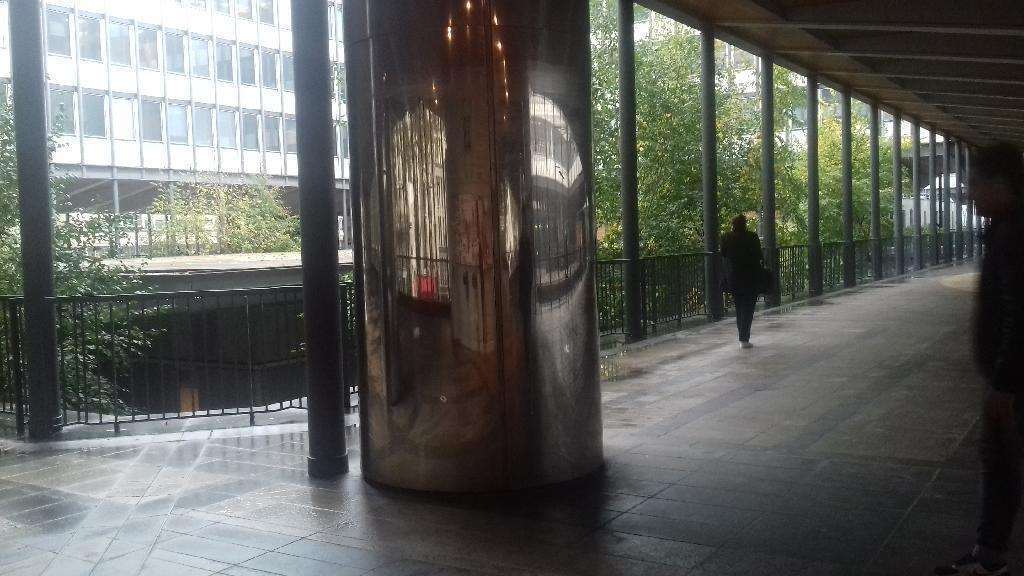
#> input picture BaseApprentissage/TR13_03.jpg, 1024 x 576 px; its folder holds only this picture in this run
$ python Solution2.py
#> lines starting #> are read from the running program, lines starting #| are printed output that depends on the picture
#!/usr/bin/env python3
# -*- coding: utf-8 -*-

import cv2
import numpy as np
from collections import Counter
from sklearn.neighbors.nearest_centroid import NearestCentroid
import os
from sklearn.neighbors import KNeighborsClassifier
import matplotlib.pyplot as plt

from math import *
from PIL import Image


n_neighbors = 1
height = 1024


LabelNotation = ["TR13" , "TR33" , "TR23" , "TR43" , "TR53" , "TR14" , "TR24" , "TR34" , "TR44" , "TR54", "TR15" , "TR25" , "TR45" , "TR55", "TR16" , "TR26" , "TR46" , "TR56","TREN"  ]

# [26 lines left out: function ResizeImage, not called in this run]

def ORB(img):
    ##Detection des surf points
    process = cv2.ORB_create(edgeThreshold=15, patchSize=31, nlevels=8, fastThreshold=20, scaleFactor=1.2, WTA_K=2,scoreType=cv2.ORB_HARRIS_SCORE, firstLevel=0, nfeatures=200)
    #process = cv2.xfeatures2d.SIFT_create()

    pts , Features = process.detectAndCompute(img,None)
    return Features , pts

def Image_blocCompute(image_filename):
#> called with image_filename = './BaseApprentissage/TR13_03.jpg'
    img = cv2.imread(image_filename,0)
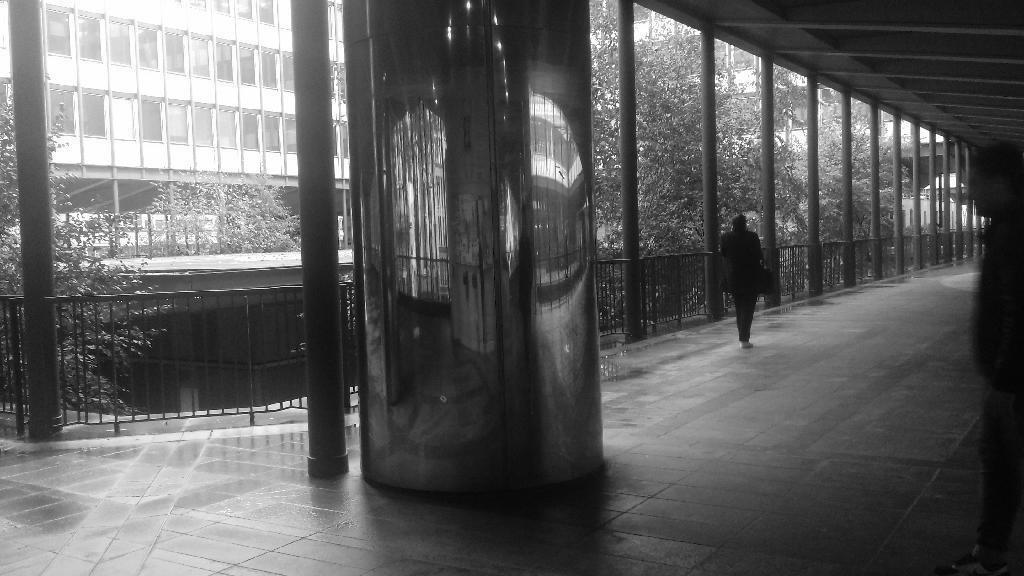
#> img: shape (576, 1024); min 0, max 255, mean 96
    Liste_ORB_crop = []
    test = True


    taille = img.shape
    decoupage = 2

    X_crop = int(taille[0]/decoupage)
    Y_crop = int(taille[1]/decoupage)


    for i in range(0,decoupage):
        for j in range(0,decoupage):
            crop_img = img[i*X_crop:i*X_crop + X_crop , j*Y_crop:j*Y_crop + Y_crop]
            #calcul ORB de l'image crop
            crop_orb, crop_orb_pts = ORB(crop_img)
            if(crop_orb != None):
                nombre_points = len(crop_orb)

                for k in range(0,nombre_points):
                    val = crop_orb[k].astype(int)
                    if(test):
                        Liste_ORB_crop = val
                        test =False
                    else:
                        Liste_ORB_crop = np.vstack((Liste_ORB_crop,val))
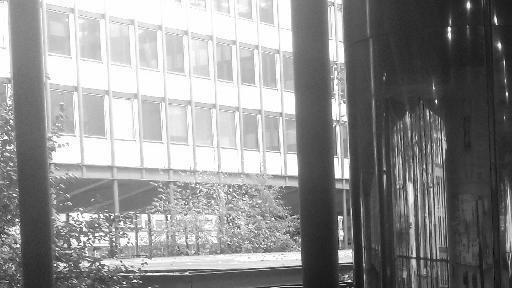
#> crop_img: shape (288, 512); min 1, max 255, mean 142.1
#> after the loop, Liste_ORB_crop = []; test = True
    return Liste_ORB_crop


# [56 lines left out: functions Image_blocCompute_Predict, compteur, compteurPoids, not called in this run]


def main():


    #choix = int(input('resize image 1 oui / 2 non : '))
    choix = 10
    if(choix == 1):
        ResizeImage()
    else:
        print('No resize!')


    Liste = os.listdir('./BaseApprentissage')
    NombreImage = len(Liste)

    Learn = []
    Label = []


    for i in range(0,NombreImage):
        filename = './BaseApprentissage/' + Liste[i]
        if(Liste[i] != ".DS_Store"):
            Features_tab = Image_blocCompute(filename)
            #renvoi un tableau de points qu'il faut labelise
            if (i==0):
                Learn = Features_tab
                for k in range(0,len(Features_tab)):
                    Label.append(LabelNotation.index(Liste[i][0:4]))

            else:
                Learn = np.vstack((Learn,Features_tab))
                for k in range(0,len(Features_tab)):
                    Label.append(LabelNotation.index(Liste[i][0:4]))


    print(Learn)
    print('taille Learn : ' , Learn.shape)
    print('taille Label' , len(Label))


    #Apprentissage a partir de la base de donnée d'apprentissage
    clf = KNeighborsClassifier(n_neighbors)

    print('Nombre de points apprentissage : ' , len(Learn))


    clf.fit(Learn,Label)

    #Construction Base test


    Liste = os.listdir('./BaseTest')
    NombreImage = len(Liste)
    sucess = 0;
    nb_test =0;

    """
    for i in range(0,len(Liste)):
        filename = './BaseTest/' + Liste[i]
        if(Liste[i] !=".DS_Store"):
            nb_test =nb_test+1
            Features_test = Image_blocCompute(filename)
            res = clf.predict(Features_test)
            #trouve la valeur en plus grand nombre
            indiceMax = 0
            valeurIndiceMax =0;
            for j in range(0,len(LabelNotation)):
                cpt = compteur(res,j)
                if(cpt>valeurIndiceMax):
                    valeurIndiceMax=cpt
                    indiceMax =j

            print('image : ',Liste[i] , ' tour find : ' , LabelNotation[indiceMax] , ' ratio val trouve :' , valeurIndiceMax,'/',len(res))
            print(' label res premièer image : ' , LabelNotation[res[0]] , LabelNotation[res[1]] , LabelNotation[res[1]] , LabelNotation[res[1]] )
            if Liste[i][0:4] == LabelNotation[indiceMax]:
                sucess = sucess+1
    """
    Liste = os.listdir('./BaseTest')
    NombreImage = len(Liste)
    sucess = 0;
    nb_test =0;

    for i in range(0,NombreImage):
        filename = './BaseTest/' + Liste[i]
        if(Liste[i] !=".DS_Store"):
            nb_test =nb_test+1
            Features_test = Image_blocCompute_Predict(filename)

            print('Image : ',Liste[i])

            tab_Best_res = []
            for j in range(0,len(Features_test)):
                res = clf.predict(Features_test[j])
                indiceMax =0
                valeurIndiceMax =0


                for j in range(0,len(LabelNotation)):
                    #compteur classique
                    cpt = compteur(res,j)
                    #compteur qui jout avec l'importance des premiers points
                    #cpt = compteurPoids(res,j)

                    if(cpt>valeurIndiceMax):
                        valeurIndiceMax=cpt
                        indiceMax =j


                tab_Best_res.append([indiceMax , valeurIndiceMax])
                print('               tour find : ' , LabelNotation[indiceMax] , ' ratio val trouve :' , valeurIndiceMax,'/',len(res))


            #traitement tableau des res
            tab_indice = []
            tab_score = []

            for j in range(0,len(tab_Best_res)):
                #rechcerche si l'indice na pas deja ete traite
                if(not tab_Best_res[j][0] in tab_indice):
                    tab_indice.append(tab_Best_res[j][0])
                    tab_score.append(tab_Best_res[j][1])
                else:
                    tab_score[tab_indice.index(tab_Best_res[j][0])] = tab_score[tab_indice.index(tab_Best_res[j][0])] + tab_Best_res[j][1]


            #recherche max dans tableau score pour determiner le label final
            val_max =0
            val_indiceMax =0
            for j in range(0,len(tab_score)):
                if(tab_score[j] > val_max):
                    val_max = tab_score[j]
                    val_indiceMax = tab_indice[j]
            print('               tour find : ' , LabelNotation[val_indiceMax])
            if Liste[i][0:4] == LabelNotation[val_indiceMax]:
                sucess = sucess+1


    return  sucess , nb_test


#> (the run stopped early here; a loop or call above may not have finished)

$ run again, on BaseApprentissage/TR14_3.jpg
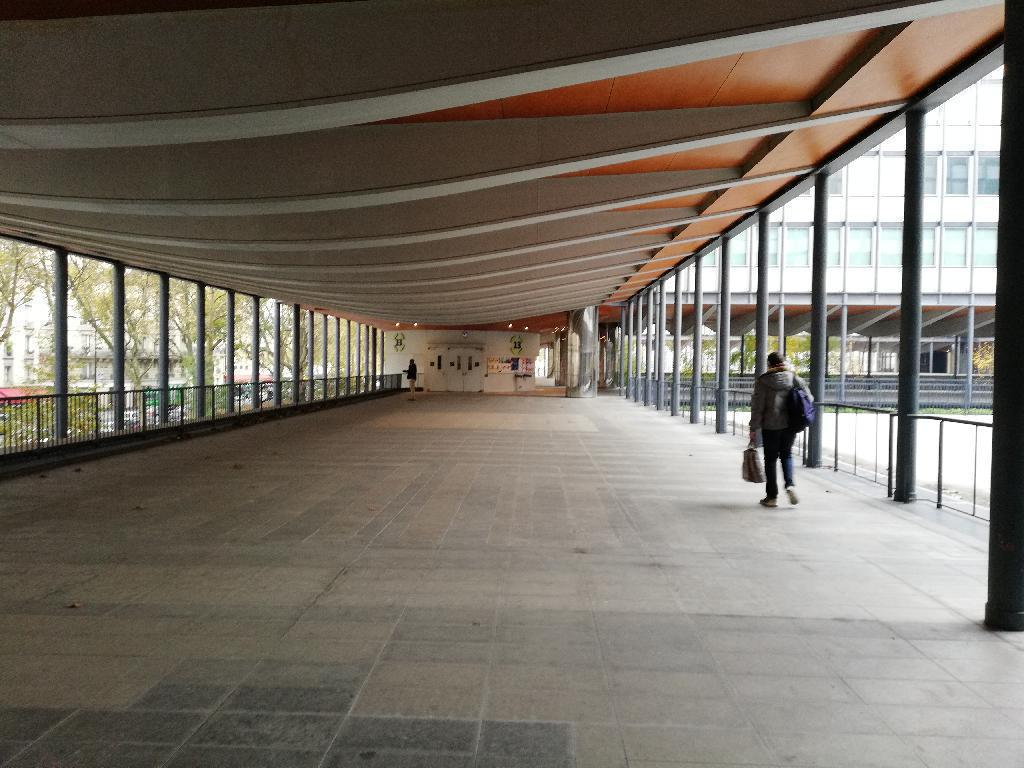
#> input picture BaseApprentissage/TR14_3.jpg, 1024 x 768 px
#> in Image_blocCompute, `img = cv2.imread(image_filename,0)`:
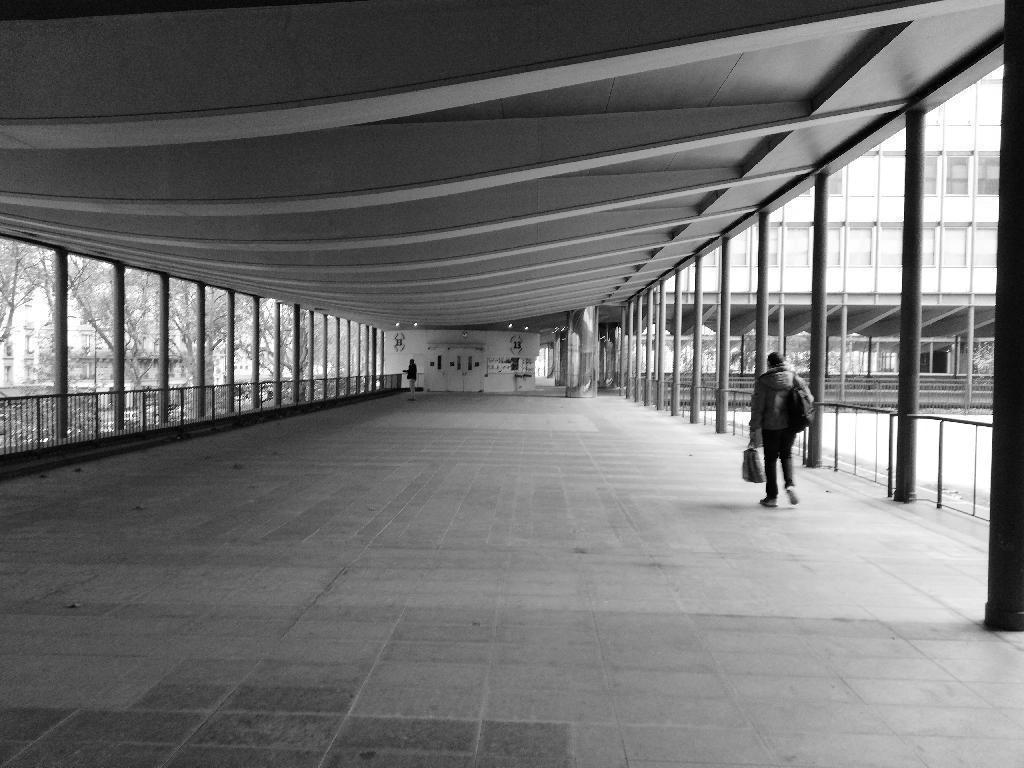
#> img: shape (768, 1024); min 0, max 255, mean 114.2
#> after the loop in Image_blocCompute, `for i in range(0,decoupage):`:
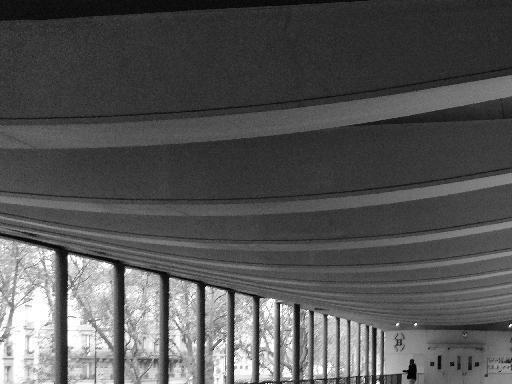
#> crop_img: shape (384, 512); min 0, max 255, mean 84.6
#> after the loop in Image_blocCompute, `for i in range(0,decoupage):`: Liste_ORB_crop = []; test = True

$ run again, on BaseApprentissage/TR14_4.jpg
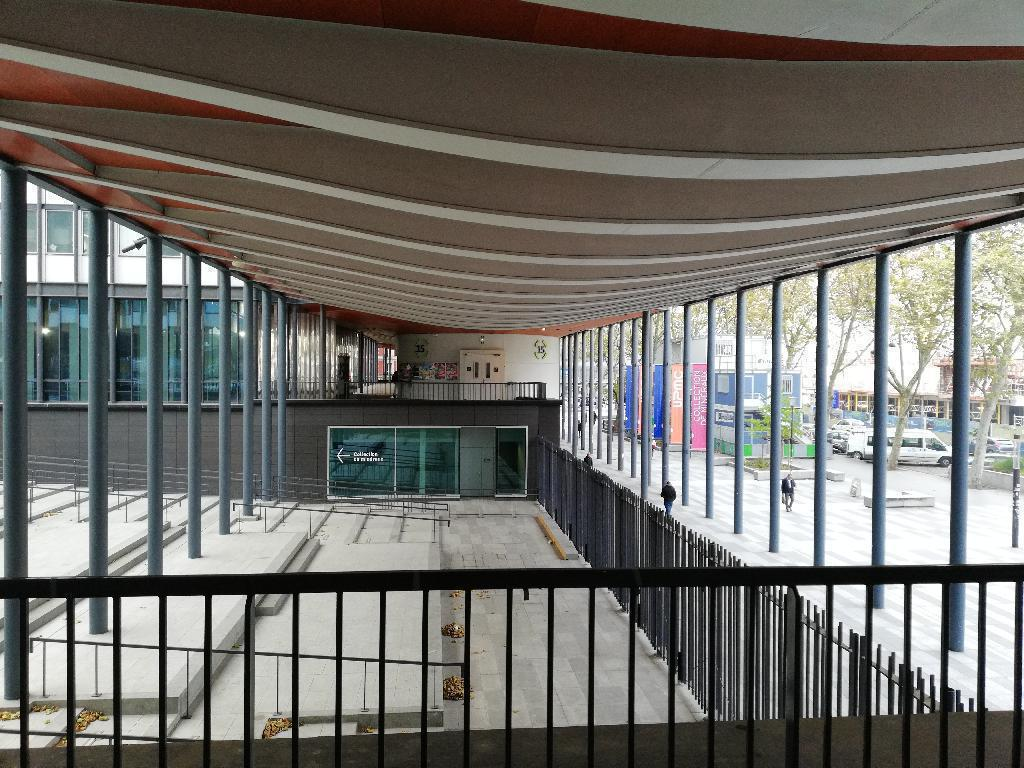
#> input picture BaseApprentissage/TR14_4.jpg, 1024 x 768 px
#> in Image_blocCompute, `img = cv2.imread(image_filename,0)`:
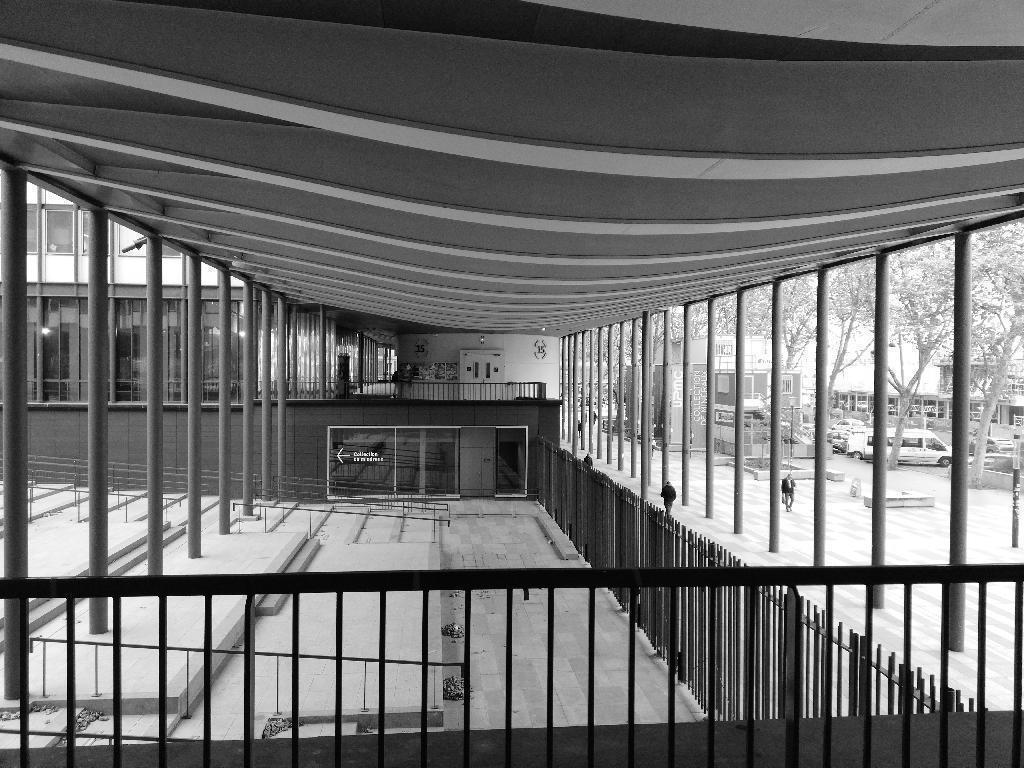
#> img: shape (768, 1024); min 0, max 255, mean 109.9
#> after the loop in Image_blocCompute, `for i in range(0,decoupage):`:
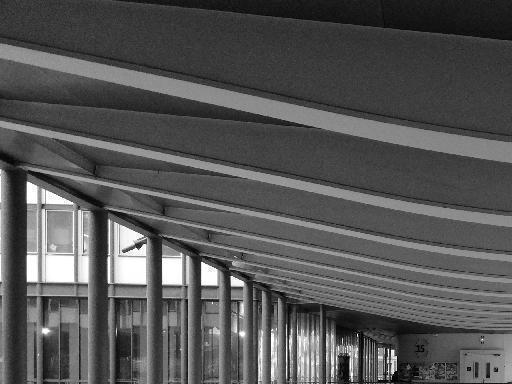
#> crop_img: shape (384, 512); min 0, max 255, mean 85.3
#> after the loop in Image_blocCompute, `for i in range(0,decoupage):`: Liste_ORB_crop = []; test = True

$ run again, on BaseApprentissage/TR14_5.jpg
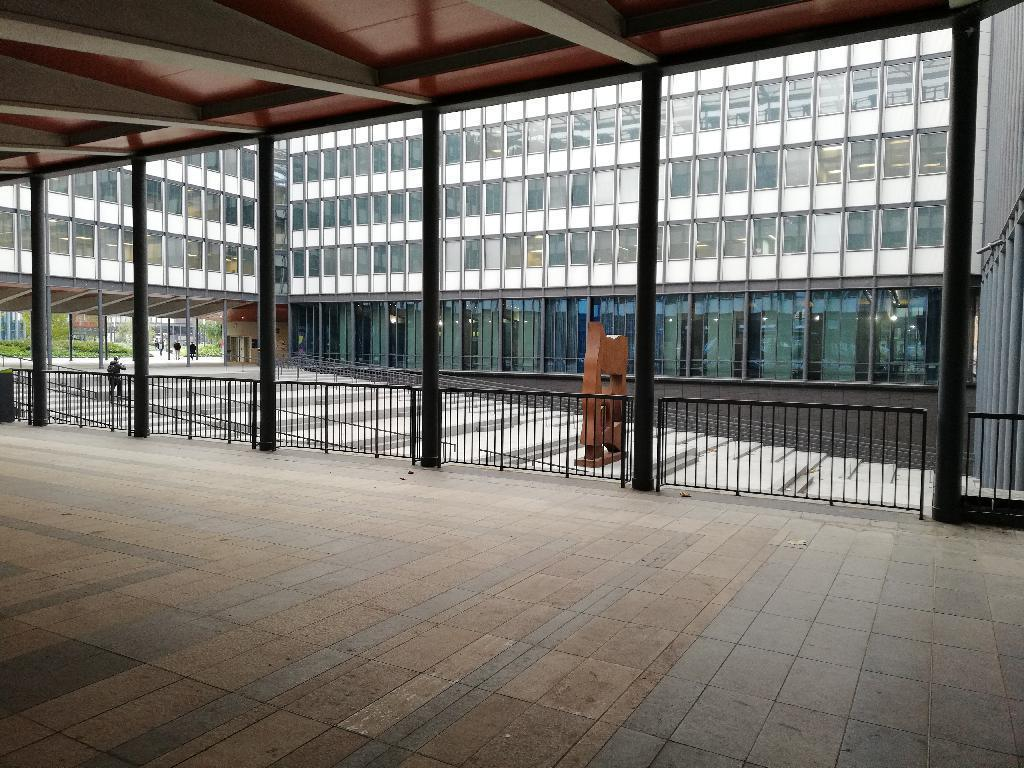
#> input picture BaseApprentissage/TR14_5.jpg, 1024 x 768 px
#> in Image_blocCompute, `img = cv2.imread(image_filename,0)`:
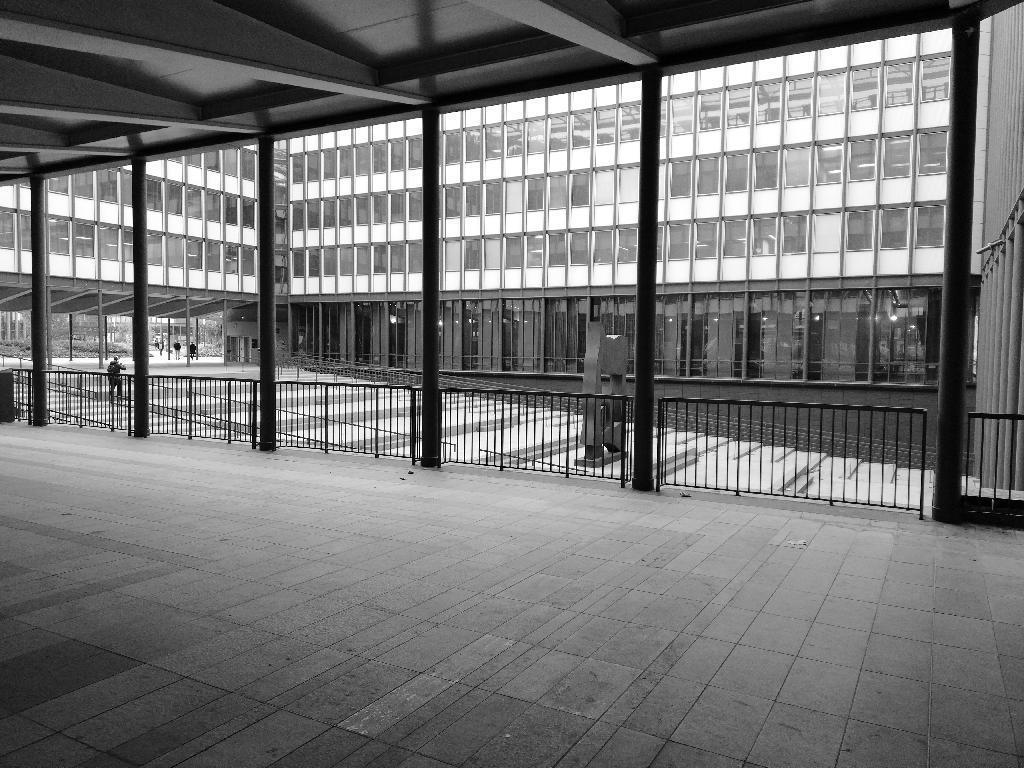
#> img: shape (768, 1024); min 0, max 255, mean 115.9
#> after the loop in Image_blocCompute, `for i in range(0,decoupage):`:
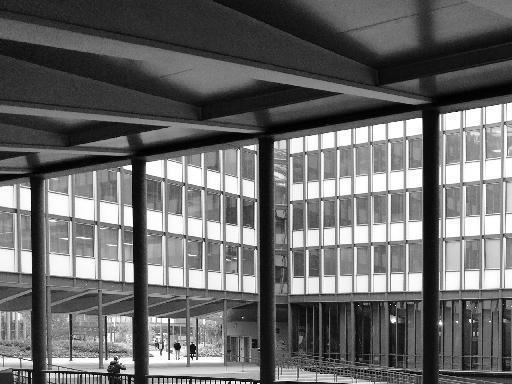
#> crop_img: shape (384, 512); min 0, max 255, mean 105.3
#> after the loop in Image_blocCompute, `for i in range(0,decoupage):`: Liste_ORB_crop = []; test = True
